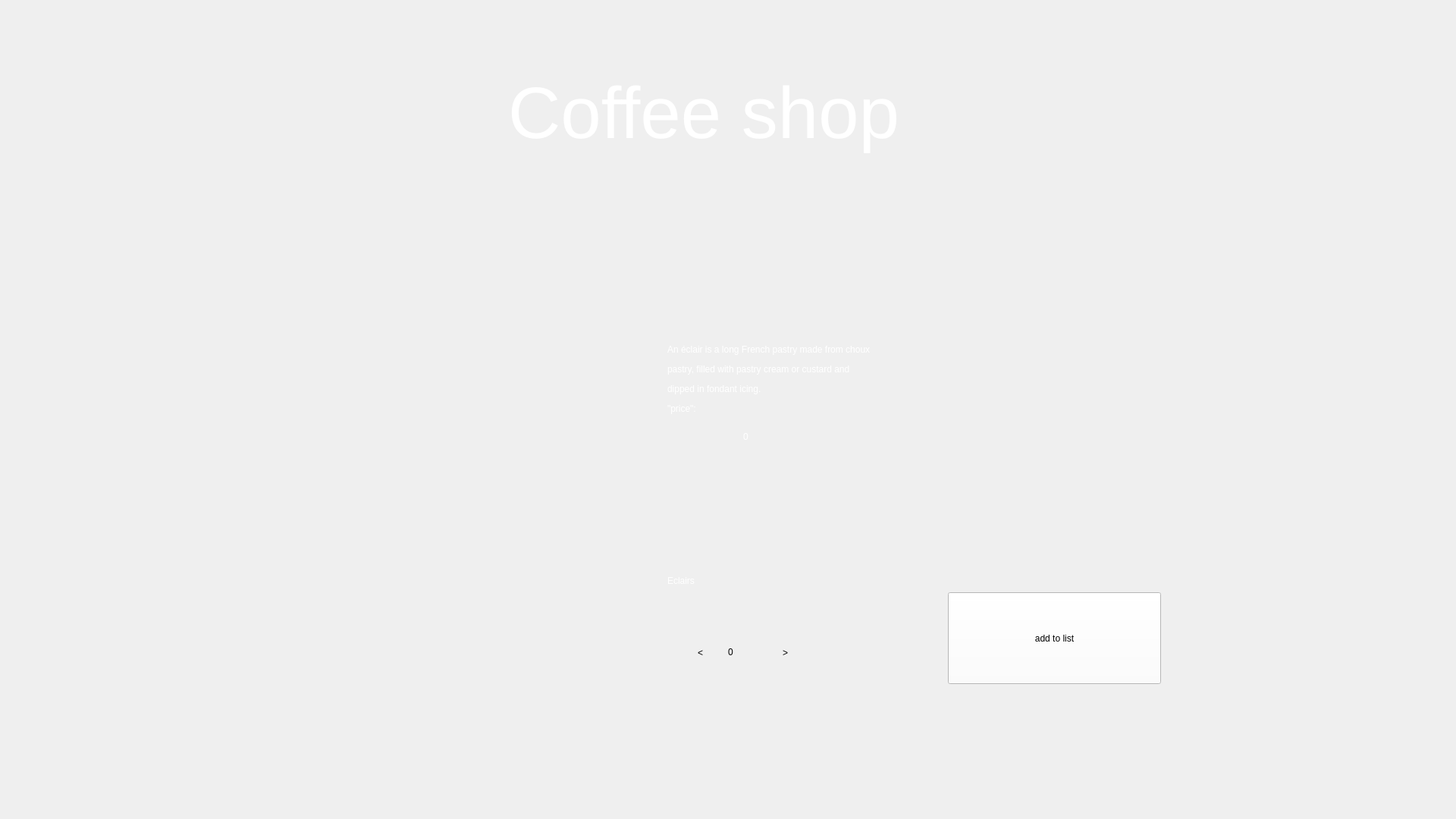
<?xml version="1.0" encoding="UTF-8"?>
<ui version="4.0">
 <class>EclairsForm</class>
 <widget class="QWidget" name="EclairsForm">
  <property name="geometry">
   <rect>
    <x>0</x>
    <y>0</y>
    <width>1920</width>
    <height>1080</height>
   </rect>
  </property>
  <property name="windowTitle">
   <string>Form</string>
  </property>
  <property name="styleSheet">
   <string notr="true"/>
  </property>
  <widget class="QLabel" name="Back">
   <property name="geometry">
    <rect>
     <x>0</x>
     <y>0</y>
     <width>1920</width>
     <height>1080</height>
    </rect>
   </property>
   <property name="styleSheet">
    <string notr="true">background-image: url(':/res/img/backgr.png');

background-repeat: no-repeat;
</string>
   </property>
   <property name="text">
    <string/>
   </property>
  </widget>
  <widget class="QLabel" name="label_2">
   <property name="geometry">
    <rect>
     <x>670</x>
     <y>80</y>
     <width>581</width>
     <height>141</height>
    </rect>
   </property>
   <property name="styleSheet">
    <string notr="true">position: absolute;
font: 700 26pt &quot;Segoe Script&quot;;
width: 328px;
height: 88px;
left: 796px;
top: 79px;
font-style: normal;
font-weight: 400;
font-size: 64px;
line-height: 88px;
color: #FFFFFF;
 border: none; 
outline: none;
background-position: center;
 background-repeat: no-repeat; 
background-color: transparent;</string>
   </property>
   <property name="text">
    <string>&lt;html&gt;&lt;head/&gt;&lt;body&gt;&lt;p&gt;&lt;span style=&quot; font-size:72pt;&quot;&gt;Coffee shop&lt;/span&gt;&lt;/p&gt;&lt;/body&gt;&lt;/html&gt;</string>
   </property>
  </widget>
  <widget class="QPushButton" name="Zerno">
   <property name="geometry">
    <rect>
     <x>89</x>
     <y>79</y>
     <width>130</width>
     <height>130</height>
    </rect>
   </property>
   <property name="styleSheet">
    <string notr="true">background-image: url(':/res/img/24.png');
background-position: center;
 background-repeat: no-repeat; 
background-color: transparent;
 border: none; 
outline: none;</string>
   </property>
   <property name="text">
    <string/>
   </property>
  </widget>
  <widget class="QLabel" name="label">
   <property name="geometry">
    <rect>
     <x>230</x>
     <y>310</y>
     <width>500</width>
     <height>591</height>
    </rect>
   </property>
   <property name="styleSheet">
    <string notr="true">background-image: url(':/res/img/Eclairs2.png');
background-position: center;
 background-repeat: no-repeat; </string>
   </property>
   <property name="text">
    <string/>
   </property>
  </widget>
  <widget class="QLabel" name="label_3">
   <property name="geometry">
    <rect>
     <x>880</x>
     <y>310</y>
     <width>711</width>
     <height>381</height>
    </rect>
   </property>
   <property name="styleSheet">
    <string notr="true">font: 700 18pt &quot;Segoe Script&quot;;
color: #FFFFFF;
</string>
   </property>
   <property name="text">
    <string>&lt;html&gt;&lt;head/&gt;&lt;body&gt;&lt;p&gt;An éclair is a long French pastry made from choux&lt;/p&gt;&lt;p&gt;pastry, filled with pastry cream or custard and &lt;/p&gt;&lt;p&gt;dipped in fondant icing. &lt;/p&gt;&lt;p&gt;&amp;quot;price&amp;quot;: &lt;/p&gt;&lt;/body&gt;&lt;/html&gt;</string>
   </property>
  </widget>
  <widget class="QPushButton" name="Buttmin">
   <property name="geometry">
    <rect>
     <x>884</x>
     <y>820</y>
     <width>79</width>
     <height>81</height>
    </rect>
   </property>
   <property name="styleSheet">
    <string notr="true">font: 700 18pt &quot;Segoe Script&quot;;
background-image: url(:/res/img/whites.png);

 border: none; 
outline: none;</string>
   </property>
   <property name="text">
    <string>&lt;</string>
   </property>
  </widget>
  <widget class="QPushButton" name="Buttpl">
   <property name="geometry">
    <rect>
     <x>995</x>
     <y>820</y>
     <width>81</width>
     <height>81</height>
    </rect>
   </property>
   <property name="styleSheet">
    <string notr="true">font: 700 18pt &quot;Segoe Script&quot;;
background-image: url(:/res/img/whites.png);

 border: none; 
outline: none;</string>
   </property>
   <property name="text">
    <string>&gt;</string>
   </property>
  </widget>
  <widget class="QLabel" name="numberqwert">
   <property name="geometry">
    <rect>
     <x>960</x>
     <y>820</y>
     <width>91</width>
     <height>81</height>
    </rect>
   </property>
   <property name="statusTip">
    <string/>
   </property>
   <property name="whatsThis">
    <string/>
   </property>
   <property name="layoutDirection">
    <enum>Qt::LeftToRight</enum>
   </property>
   <property name="styleSheet">
    <string notr="true">font: 700 18pt &quot;Segoe Script&quot;;
 border: none; 
outline: none;
background-image: url(:/res/img/whites.png);
text-align: center;</string>
   </property>
   <property name="lineWidth">
    <number>1</number>
   </property>
   <property name="text">
    <string>&lt;html&gt;&lt;head/&gt;&lt;body&gt;&lt;p&gt;0&lt;/p&gt;&lt;/body&gt;&lt;/html&gt;</string>
   </property>
  </widget>
  <widget class="QPushButton" name="pushButton">
   <property name="geometry">
    <rect>
     <x>1250</x>
     <y>781</y>
     <width>281</width>
     <height>121</height>
    </rect>
   </property>
   <property name="styleSheet">
    <string notr="true">font: 700 25pt &quot;Segoe Script&quot;;
background-color: rgb(255, 255, 255);
background-color: rgb(255, 255, 255);</string>
   </property>
   <property name="text">
    <string>add to list</string>
   </property>
  </widget>
  <widget class="QLabel" name="L1">
   <property name="geometry">
    <rect>
     <x>980</x>
     <y>566</y>
     <width>49</width>
     <height>20</height>
    </rect>
   </property>
   <property name="styleSheet">
    <string notr="true">font: 700 18pt &quot;Segoe Script&quot;;
color: #FFFFFF;</string>
   </property>
   <property name="text">
    <string>0</string>
   </property>
  </widget>
  <widget class="QLabel" name="Lab1">
   <property name="geometry">
    <rect>
     <x>880</x>
     <y>730</y>
     <width>251</width>
     <height>71</height>
    </rect>
   </property>
   <property name="styleSheet">
    <string notr="true">font: 700 27pt &quot;Segoe Script&quot;;
color: #FFFFFF;</string>
   </property>
   <property name="text">
    <string>Eclairs</string>
   </property>
  </widget>
  <zorder>Back</zorder>
  <zorder>Buttmin</zorder>
  <zorder>numberqwert</zorder>
  <zorder>label_2</zorder>
  <zorder>Zerno</zorder>
  <zorder>label</zorder>
  <zorder>label_3</zorder>
  <zorder>Buttpl</zorder>
  <zorder>pushButton</zorder>
  <zorder>L1</zorder>
  <zorder>Lab1</zorder>
 </widget>
 <resources/>
 <connections/>
</ui>
